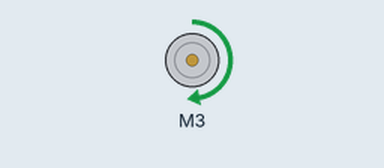
This sketch was run on a simulated Arduino Uno, built with avr-gcc and run on an emulated ATmega328P. On the bench: DC motor (green arrow = forward, orange = backward, longer = faster).

Above: at 0.1 s.
Timing chart, 0 to 1.6 s (numbered marks = the images above):
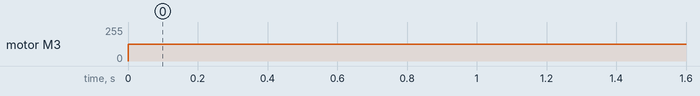

The sketch:

motor_test.ino
```cpp
#include <AFMotor.h>

AF_DCMotor motor3(3);

void setup() {
  Serial.begin(9600);

}

void loop() {
  motor3.setSpeed(speed(50));
  motor3.run(FORWARD);

}

int  speed(int percent)
{
  return map(percent, 0, 100, 0, 255);
}
```

Measured:
- by itself, motor M3: stopped → forward 127/255 at 0.00 s
